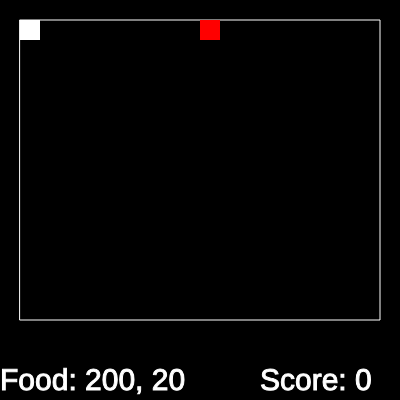
Frame 1 (no input)
Frame 60 (no input): identical to frame 1, image omitted
Frame 120 (the mouse pressed at the canvas centre since frame 60): identical to frame 1, image omitted

The p5.js sketch that drew this single still picture (run headless with seeded random() and noise() and a simulated clock; from frame 60 on, the mouse is pressed at the canvas centre):

// p5.js sketch
// ── sketch.js
var p1 = new Player();
var score = 0;
var food;
function setup() {
  createCanvas(400, 400);
  food = new Food(200, 20);
}

function draw() {
  background(0);
  stroke(255);
  noFill();
  rect(20, 20, 360, 300);



  textSize(30);
//score
  fill(255);
  text("Score: " + score, width-140, height-10);
//navigation
  fill(255);
  text("Food: " + food.x + ", " + food.y, 0, height - 10);

  p1.display();
  food.display();

  if(p1.x === food.x && p1.y === food.y) {
    console.log('it works');

    var x = floor(random(100, 300));
    var y = floor(random(100, 300));

    while(x % 20 !== 0) {
      x++;
    };

    while(y % 20 !== 0) {
      y++;
    };
    food.x = x;
    food.y = y;
    food.display();
    score += 1;
  }

}

function keyPressed() {
  if(keyCode === (UP_ARROW)) {
    if(p1.y !== 20) {
      p1.y -= p1.speed;
    }
  } else if(keyCode === (DOWN_ARROW)) {
    if(p1.y !== 320 - 20) {
      p1.y += p1.speed;
    }
  } else if(keyCode === (LEFT_ARROW)) {
    if(p1.x !== 20) {
      p1.x -= p1.speed;
    }
  } else if(keyCode === (RIGHT_ARROW)) {
    if(p1.x !== 380 - 20) {
      p1.x += p1.speed;
    }
  }
}


// ── food.js
function Food(x, y) {
  this.x = x;
  this.y = y;
  this.display = function() {
    fill('red');
    noStroke();
    rect(this.x, this.y, 20, 20);
  }
}

// ── player.js
function Player() {
  this.x = 20;
  this.y = 20;
  this.w = 20;
  this.h = 20;
  this.speed = 20;
  this.display = function() {
    fill(255);
    noStroke();
    rect(this.x, this.y, this.w, this.h);
  };
}
